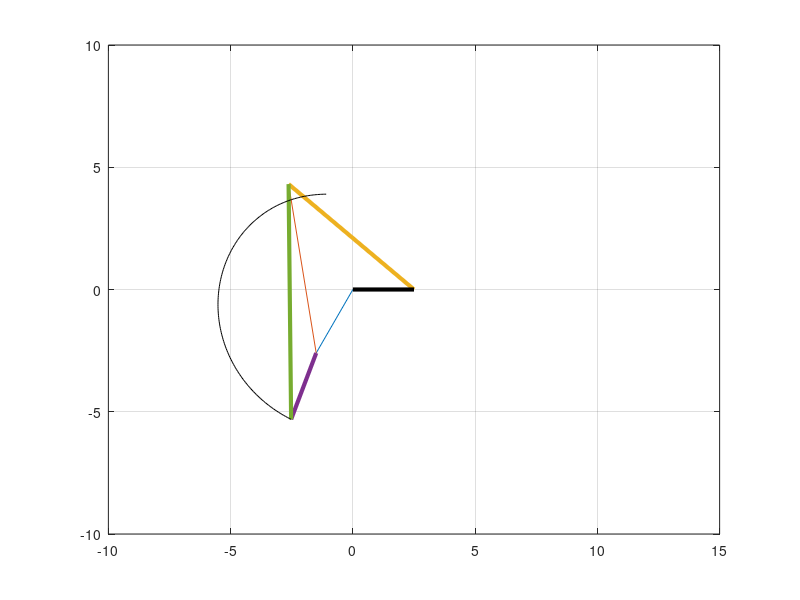

Reproduce this figure in MATLAB.
%FOUR BAR LINKAGE MECHANISM
%BY ELHUSSEIN SHATA (HUSSEIN SHATA)

clear all
close all

L0 = 2.5;
L1 = 3.0;
L2 = 7.0;
L3 = 6.7;

L_AP = 2.9;
alpha = 150;

theta2 = 60:1:240;
figure(1);
hold on; % Add this to keep the plot open for the path tracing

% Initialize arrays to store the path of point P
path_Px = [];
path_Py = [];

for i = 1:length(theta2)
    
  if theta2(i) > 360
   theta2(i) = theta2(i)-360;
  end
  
   AC(i) = sqrt(L0^2 + L1^2 - 2*L0*L1*cosd(theta2(i)));
   beta(i) = acosd((L0^2 + AC(i)^2 - L1^2) / (2*L0*AC(i)));
   psi(i) = acosd((L2^2 + AC(i)^2 - L3^2) / (2*L2*AC(i)));
   lamda(i) = acosd((L3^2 + AC(i)^2 - L2^2) / (2*L3*AC(i)));
   
   theta3(i) = psi(i) - beta(i);
   theta4(i) = 180 - lamda(i) - beta(i);
   
   if theta2(i) > 180
       theta3(i) = psi(i) + beta(i);
       theta4(i) = 180 - lamda(i) + beta(i);
   end
   
   %Define the joints position
   Ox(i) = 0;
   Oy(i) = 0;
   
   Ax(i) = Ox(i) + L1*cosd(theta2(i));
   Ay(i) = Oy(i) + L1*sind(theta2(i));
   
   Bx(i) = Ox(i) + Ax(i) + L2*cosd(theta3(i));
   By(i) = Oy(i) + Ay(i) + L2*sind(theta3(i));
   
   Cx(i) = L0;
   Cy(i) = 0;
   
   Px(i) = Ox(i) + Ax(i) + L_AP*cosd(alpha+theta3(i));
   Py(i) = Oy(i) + Ay(i) + L_AP*sind(alpha+theta3(i));

   %Store the point P coordinates in the path arrays
   path_Px = [path_Px, Px(i)];
   path_Py = [path_Py, Py(i)];
   
   
   r = [ L2*cosd(theta3(i)), -L3*cosd(theta4(i));...
         L2*sind(theta3(i)), -L3*sind(theta4(i)) ];
    
   v = [ -L1*alpha*cosd(theta2(i)); -L1*alpha*sind(theta2(i))];
   
   w(i,:) = inv(r)*v;
   om2(i) = w(i,1);
   om4(i) = w(i,2);
   
   alpha_dot(i) = - (L1*om2(i)*cosd(theta2(i)) - L3*om4(i)*cosd(theta4(i)))/ ...
                    (L2*cosd(alpha) + L_AP*cosd(alpha));
                
   V_Px(i) = alpha_dot(i)*Px(i);
   V_Py(i) = alpha_dot(i)*Py(i);

   plot( [Ox(i) Ax(i)], [Oy(i) Ay(i)], [Ax(i) Bx(i)], [Ay(i) By(i)] ...
       , [Bx(i) Cx(i)], [By(i) Cy(i)], 'LineWidth',3)
   hold on;
   plot( [Ax(i) Px(i)], [Ay(i) Py(i)],'LineWidth',3)
   plot( [Bx(i) Px(i)], [By(i) Py(i)],'LineWidth',3)
   % Add a line plot to trace the path of point P
   plot(path_Px, path_Py, 'k'); % 'r' for a red path
   plot( [Ox(i) Cx(i)], [Oy(i) Cy(i)],'k','LineWidth',3);
    grid;
    axis equal;
    axis([-10 15 -10 10]);
    drawnow;
    hold off;
    
end

